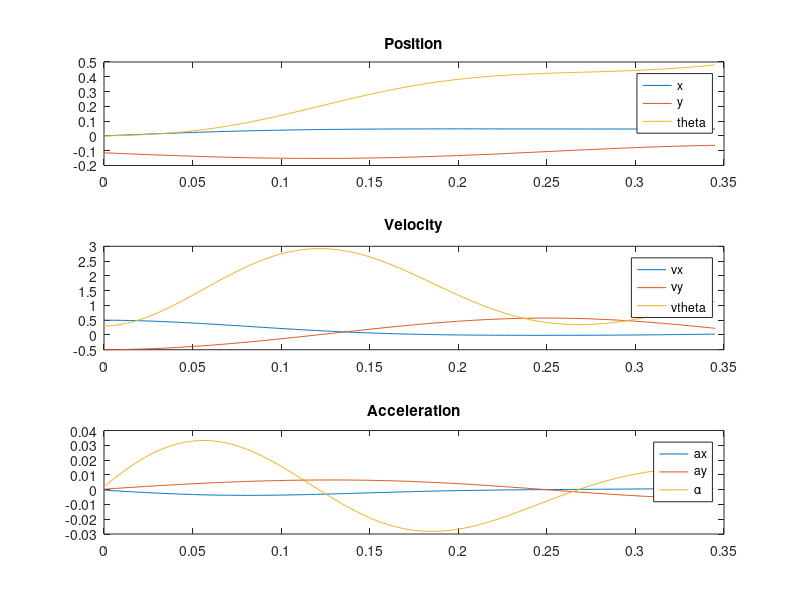
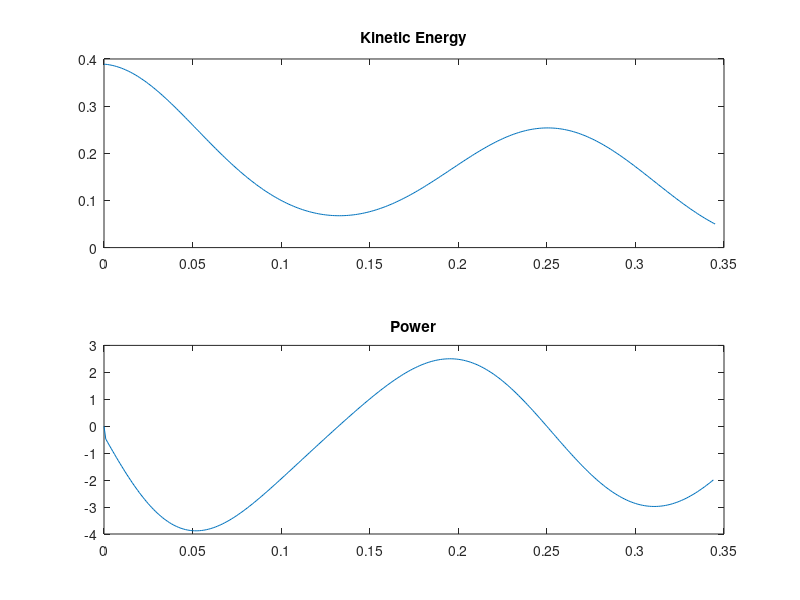
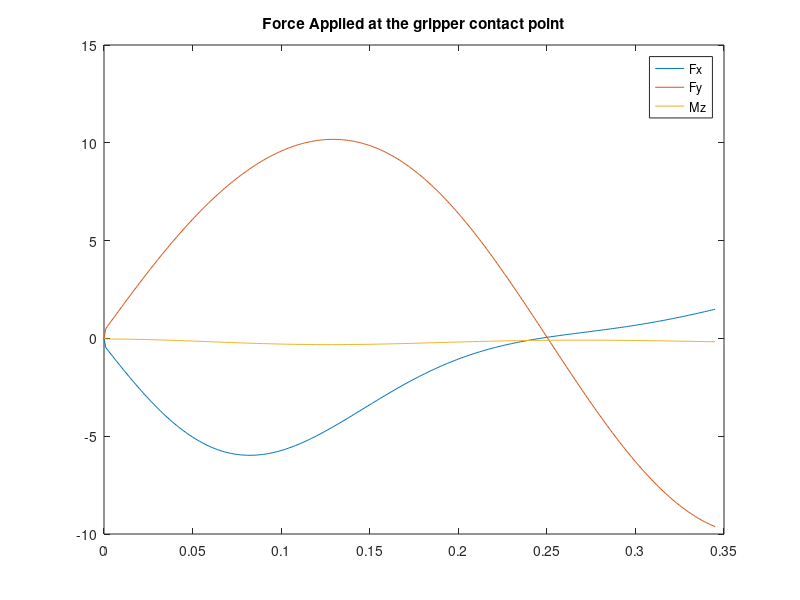
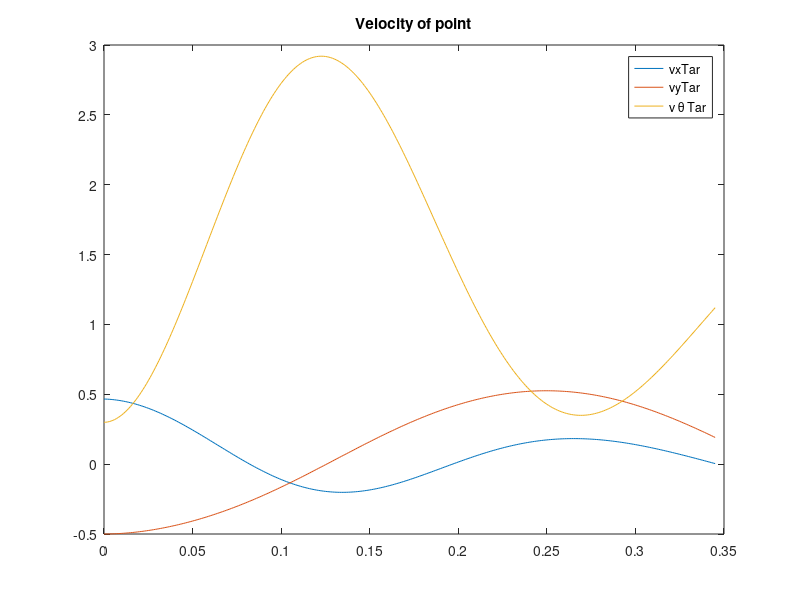

MATLAB code for these plots, in order:
%% PassiveActiveEuler.m
% Author: Matt Estrada, Hao Jiang
% Date: Sept 12, 2016
% Simulation of an active gripper vs. a Passive Gripper. 
% Uses Boyd's cvx toolbox for Matlab 
% Matt coded up active control, hao is doing passive
close all; clear all; clc; 

PASSIVE_OR_ACTIVE = 'PASSIVE';
%PASSIVE_OR_ACTIVE = 'ACTIVE';


%% Set up Constants
% Useful paths for convex optimization code
    %addpath('functionsCvx','functionsHelper','dataGenerated') 
    trans = @(rd) [1 0 0; 0 1 0; rd 0 1];

% Define Geometry of the gripper
    %These numbers are mainly useful for convex optimization 
%     alphad = 11.35;         % [deg]
%     r = 9/2*0.0254;         % [m]
%     Acm = defineGeometry(alphad,r); 
%     Awrist = trans(r)*Acm; 
%     A = Awrist; 
%     maxAdhesion1 =  24;
%     maxAdhesion2 = 19.28;
%     constraints = [maxAdhesion1; maxAdhesion2; 100; 100];


% Rigid Body parameters 
    ITarzz                          =  0.0128;                  % kg*m^2              Constant
    mTar                            =  1.5526;                 % kg                  Constant
    r                               =  0.1143;                 % m                   Constant

%%%%%%%%%%%%%%%%%%%%%%%%%%%%    
% Passive wrist stiffness
%%%%%%%%%%%%%%%%%%%%%%%%%%%%
    kx = 250;   % 250N/m
    ky = 250;   % 250N/m
    kz = 0.125; % 0.125Nm
    
    % fake numbers for damping
    bx = 1;
    by = 1;
    bz = 0.1;


%% Define EOM
% Here I use a matrix form: 
% [ax ay alpha]' = M * [fx fy mz]'
% fx fy mz are force and moment applied as the gripper contact point
% acceleration is acceleration of the center of matt 
% Two different forms for matrix M, depending on which frame you express fx fy

if strcmp(PASSIVE_OR_ACTIVE,'PASSIVE')
    
    % F_applied = fx*nx> + fy*ny> 
    M = @(theta) [1/mTar 0 0; ...
        0 1/mTar 0; ...
        -r*cos(theta)/ITarzz -r*sin(theta)/ITarzz 1/ITarzz];
    
    elseif strcmp(PASSIVE_OR_ACTIVE,'ACTIVE')
        
    % F_applied = fx*Tarx> + fy*Tary>
    M = @(theta) [cos(theta)/mTar -sin(theta)/mTar 0; ...
        sin(theta)/mTar cos(theta)/mTar 0; ...
        -r/ITarzz 0 1/ITarzz];
    else
        disp('SOMETHING WENT WRONG')
end

%%%%%%%%%%%%%%%%%%%%%%%%%%%%%%%%%%%%%%%%%%%%
% Equations of Motion from Motion Genesis
%%%%%%%%%%%%%%%%%%%%%%%%%%%%%%%%%%%%%%%%%%%%
% EOM
%F_applied = fx*nx> + fy*ny>        force applied in fixed frame 
% xpp = fx/mTar;
% ypp = fy/mTar;
% thetapp = (mz-r*fx*cos(theta)-r*fy*sin(theta))/ITarzz;

% EOM 
% F_applied = fx*Tarx> + fy*Tary>   force in gripper frame
% xpp = (fx*cos(theta)-fy*sin(theta))/mTar;
% ypp = (fx*sin(theta)+fy*cos(theta))/mTar;
% thetapp = (mz-r*fx)/ITarzz;

%% Set up Matrix for EOM and integration
% Here I use the form: 
% d/dt(q) = A*q + B*u
% q is our state matrix, u is the external forces/control input
%   q = [x y theta x' y' theta']'
%       These state variable are for Tar_cm, rigid body Tar's center of mass 
%   u = [fx fy mz]' 
%       Applied at TarB, a point on Tar's surface where the gripper forces act

A = [zeros(3) eye(3); zeros(3) zeros(3)];

%%%%%%%%%%%%%%%%%%%%%%%%%%%%%%%%%%%%
%%% Set Initial velocity with q0 %%%
%%%%%%%%%%%%%%%%%%%%%%%%%%%%%%%%%%%%
q0 = [0 -r 0 .5 -.5 .3]';  % <--- Remember last thre quantities are velocities
                            % setting y0 = -r makes yTarB_0 = 0; 
u0 = [0 0 0]';


n = 1000;   % Number of time steps to step through 
dt = .001;  % Step size

% Initial conditions
q = q0; u = u0; 

% Give intuitive names to some quantities 
% Paul uses notation xp = x' = vx 
%%%%%%%%%%%%%%%%%%%%%%%%%%%%%%%%%%%%%%%%%%
% Added x and y
%%%%%%%%%%%%%%%%%%%%%%%%%%%%%%%%%%%%%%%%%%
x = q(1); y = q(2); theta = q(3); xp = q(4); yp = q(5); thetap = q(6); 
minP = 0; 
    
% Useful to track the velocity of point TarB in reference frame Tar , dubbed qpTarB
xpTarB_RefT = sin(theta)*yp + cos(theta)*xp - r*thetap; % In reference frame Tar
ypTarB_RefT = cos(theta)*yp - sin(theta)*xp;
KineticEnergy = 0.5*ITarzz*thetap^2 + 0.5*mTar*(xp^2+yp^2);
qpTarB = [xpTarB_RefT; ypTarB_RefT; q(6)];

%%%%%%%%%%%%%%%%%%%%%%%%%%%%%%%%%%%%%%%%%%%%%
%%% HAO THESE NUMBERS ARE USEFUL FOR YOU %%%
%%%%%%%%%%%%%%%%%%%%%%%%%%%%%%%%%%%%%%%%%%%%%
% Position and Velocity of TarB in reference frame N 
% The gripper is attached to rigid body Tar at TarB 
xTarB_N = x - r*sin(theta);
yTarB_N = y + r*cos(theta);
xpTarB_N = xp - r*cos(theta)*thetap;
ypTarB_N = yp - r*sin(theta)*thetap;

% Time array 
t = (0:n-1)*dt; 

% Loop for simulation 
for ii = 1:n
    
    KineticEnergy % Print out K so that we can tell the object is slowing down
    
    % Store useful quantities in a big matrix
    Q(:,ii) = q;
    QTarB(:,ii) = qpTarB;
    U(:,ii) = u; 
    K(:,ii) = KineticEnergy;    
    Pcalc(:,ii) = minP;
 
    % Break loop if object has slowed down 
    % May want to remove this for passive gripper, since energy is still
    % stored in springs 
    if KineticEnergy < 0.05
        Q = Q(:,1:length(K));
        t = t(1:length(K)); 
        break
    end
    
    % Give easy names
    %%%%%%%%%%%%%%%%%%%%%%%%%%%%%%%%%%%%%%%%%%
    % Added x and y
    %%%%%%%%%%%%%%%%%%%%%%%%%%%%%%%%%%%%%%%%%%
    x = q(1); y = q(2); theta = q(3); xp = q(4); yp = q(5); thetap = q(6); 
    
    % Calc B Matrix (changes with orientation 
    thisM = M(theta); % <-- code above should correspond to whether M is for active or passive forces
    B = [zeros(3); thisM];
    
    % Point of Contact velcity
    xpTarB_RefT = sin(theta)*yp + cos(theta)*xp - r*thetap;
    ypTarB_RefT = cos(theta)*yp - sin(theta)*xp;
    KineticEnergy = 0.5*ITarzz*thetap^2 + 0.5*mTar*(xp^2+yp^2);
    qpTarB = [xpTarB_RefT; ypTarB_RefT; q(6)];
    %%%%%%%%%%%%%%%%%%%%%%%%%%%%%
    % Updated x and y
    %%%%%%%%%%%%%%%%%%%%%%%%%%%%%
    xTarB_N = x - r*sin(theta);
    yTarB_N = y + r*cos(theta);
    xpTarB_N = xp - r*cos(theta)*thetap;
    ypTarB_N = yp - r*sin(theta)*thetap;

    if strcmp(PASSIVE_OR_ACTIVE,'ACTIVE')

    % Calculate Control law 
        % Minimize Power 
            %this was doing some whacky things
            % [ minP, Fnet, tensions, components ] = cvxGripMinP( Awrist, constraints, qpTarB);
            % u = Fnet;
         
            % Oppose Momentum
        R_TN = [cos(theta), sin(theta), 0;  -sin(theta), cos(theta), 0;  0, 0, 1]; % Rotation matrix from frame N to frame R 
        massMatrix = [mTar 0 0; 0 mTar 0; 0 0 ITarzz]; 
        [ beta, unit_vect, components ] = cvxGripBeta( Acm, -massMatrix*R_TN*q(4:6), constraints);
        u = trans(r)*components; 
    elseif strcmp(PASSIVE_OR_ACTIVE,'PASSIVE')
        
        % CALCULATE FORCES FOR PASSIVE GRIPPER HERE 
        %%%%%%%%%%%%%%%%%%%%%%%%%%%%%%%%%%%
        % Calculated u
        %%%%%%%%%%%%%%%%%%%%%%%%%%%%%%%%%%%
        fx = xTarB_N * kx + xpTarB_N * bx;
        fy = yTarB_N * ky + ypTarB_N * by;
        mz = theta * kz + thetap * bz;
        u = -[fx fy mz]'; 
    end
    
    % Euler Method Integration actually happens here 
    dq = A*q + B*u;
    q = q + dq*dt;
end

%% Position, Velocity, Acceleration
figure
Q;
dQ = diff(Q,1,2);
dK = diff(K)/dt; 

% States
subplot(3,1,1)
plot(t,Q(1,:),t, Q(2,:),t,Q(3,:))
legend('x','y','theta')
title('Position')
subplot(3,1,2)
plot(t,Q(4,:),t, Q(5,:), t, Q(6,:))
legend('vx','vy','vtheta')
title('Velocity')
subplot(3,1,3)
plot(t(1:end-1),dQ(4,:),t(1:end-1),dQ(5,:),t(1:end-1),dQ(6,:))
legend('ax','ay','\alpha')
title('Acceleration')

% Kinetic Energy and Power 
figure
subplot(2,1,1)
plot(t,K)
title('Kinetic Energy')
subplot(2,1,2)
plot(t(1:end-1),dK)
title('Power')



%% Forces Applied
figure
plot(t,U(1,:),t, U(2,:), t, U(3,:))
legend('Fx','Fy','Mz')
title('Force Applied at the gripper contact point')

figure
plot(t,QTarB(1,:),t, QTarB(2,:), t, QTarB(3,:))
title('Velocity of point')
legend('vxTar','vyTar','v \theta Tar')

%% Force Space
figure

% load('3DscatterLimit_AsymmetricPaper_Sept8')
% limit(isinf(limit(:,3)),:) = [];% Get rid of erraneous vals
% limit(isnan(limit(:,3)),:) = [];% Get rid of erraneous vals
% limitWrist = (trans(r)*limit')';
% limitWrist=limit;
% 
% figure; set(gca,'fontsize',20); hold on;
% plotManualIsolines(limitWrist,limitWrist(:,2))
% axis tight

plot3(U(1,:), U(3,:), U(2,:),'LineWidth',3); hold on; 
plot3(U(1,:), U(3,:), U(2,:),'ko','MarkerSize',10)